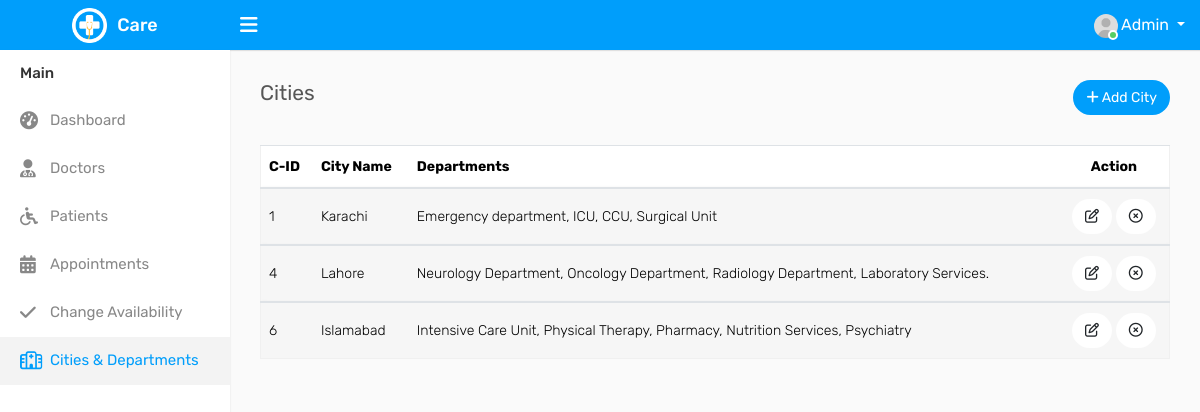
/Admin/departments.php (signed in), run on the app's committed database.
### tables this page shows
CREATE TABLE `user` (
  `id` int(11) NOT NULL,
  `name` varchar(50) NOT NULL,
  `email` varchar(50) NOT NULL,
  `password` varchar(50) NOT NULL,
  `phone` varchar(50) NOT NULL,
  `Role` int(11) NOT NULL DEFAULT 3 COMMENT '1=Admin, 2=Doctor, 3=Patient',
  `City` varchar(50) DEFAULT NULL,
  `Education` varchar(50) DEFAULT NULL,
  `Specialization` varchar(50) DEFAULT NULL,
  `Availability` varchar(30) DEFAULT NULL
);

CREATE TABLE `cities` (
  `C_ID` int(11) NOT NULL,
  `C_Name` varchar(50) NOT NULL,
  `Departments` mediumtext NOT NULL
);

### Admin/departments.php (the view, shortened to what this page needs)
<!DOCTYPE html>
<html lang="en">
<head>
    <link rel="stylesheet" type="text/css" href="assets/css/bootstrap.min.css">
    <link rel="stylesheet" type="text/css" href="assets/css/dataTables.bootstrap4.min.css">
    <link rel="stylesheet" type="text/css" href="assets/css/font-awesome.min.css">
    <link rel="stylesheet" type="text/css" href="assets/css/style.css">
</head>
<body>
    <div class="main-wrapper">
        <?php
        include_once './Components/Nav.php';
        ?>
        <div class="sidebar" id="sidebar">
            <div class="sidebar-inner slimscroll">
                <div id="sidebar-menu" class="sidebar-menu">
                    <ul>
                        <li class="menu-title">Main</li>
                        <?php
                        if ($_SESSION['Role'] == 1 || 2) {
                        ?>
                            <li>
                                <a href="./index.php"><i class="fa fa-dashboard"></i> <span>Dashboard</span></a>
                            </li>
                        <?php } ?>
                        <?php
                        if ($_SESSION['Role'] == 1) {
                        ?>
                            <li>
                                <a href="./doctors.php"><i class="fa fa-user-md"></i> <span>Doctors</span></a>
                            </li>
                        <?php } ?>
                        <?php if ($_SESSION['Role'] == 2 || $_SESSION['Role'] == 1) {
                        ?>
                            <li>
                                <a href="./patients.php"><i class="fa fa-wheelchair"></i> <span>Patients</span></a>
                            </li>
                            <li>
                                <a href="./appointments.php"><i class="fa fa-calendar"></i> <span>Appointments</span></a>
                            </li>
                            <li>
                                <a href="./Availability.php"><i class="fa fa-check"></i> <span>Change Availability</span></a>
                            </li>
                        <?php } ?>
                        <?php if ($_SESSION['Role'] == 1) {
                        ?>
                            <li class="active">
                                <a href="./departments.php"><i class="fa fa-hospital-o"></i> <span>Cities &
                                        Departments</span></a>
                            </li>
                        <?php } ?>
                    </ul>
                </div>
            </div>
        </div>
        <div class="page-wrapper">
            <div class="content">
                <div class="row">
                    <div class="col-sm-5 col-5">
                        <h4 class="page-title">Cities</h4>
                    </div>
                    <div class="col-sm-7 col-7 text-right m-b-30">
                        <a href="add-city.php" class="btn btn-primary btn-rounded"><i class="fa fa-plus"></i> Add
                            City</a>
                    </div>
                </div>
                <div class="row">
                    <div class="col-md-12">
                        <div class="table-responsive">
                            <table class="table table-striped custom-table mb-0">
                                <thead>
                                    <tr>
                                        <th>C-ID</th>
                                        <th>City Name</th>
                                        <th>Departments</th>
                                        <th class="text-center">Action</th>
                                    </tr>
                                </thead>
                                <?php
                                $citySql = "SELECT * FROM cities";
                                $cityResult = $conn->query($citySql);
                                if ($cityResult->num_rows > 0) {
                                    while ($rowCity = $cityResult->fetch_assoc()) {
                                        $c_id = $rowCity['C_ID'];
                                        $c_name = $rowCity['C_Name'];
                                        $c_dep = $rowCity['Departments'];
                                ?>
                                        <tbody>
                                            <tr>
                                                <td><?php echo $c_id; ?></td>
                                                <td><?php echo $c_name; ?></td>
                                                <td><?php echo $c_dep; ?></td>
                                                <td class="text-center">
                                                    <a href="./edit-city.php?id=<?php echo $c_id; ?>">
                                                        <span class="btn bg-white" style="cursor:pointer; border-radius: 20px;">
                                                            <i class="fa-regular fa-pen-to-square"></i>
                                                        </span>
                                                    </a>
                                                    <a href="./delete-city.php?action=delete&id=<?php echo $c_id; ?>">
                                                        <span class="btn bg-white" style="cursor:pointer; border-radius: 20px;">
                                                            <i class="fa-regular fa-circle-xmark"></i>
                                                        </span>
                                                    </a>
                                                </td>
                                            </tr>
                                        </tbody>
                                <?php
                                    }
                                }
                                ?>
                            </table>
                        </div>
                    </div>
                </div>
            </div>
</body>
</html>

### Admin/Components/Nav.php (shortened to what this page needs)
<?php
require_once './Components/config.php';
$person_id = $_SESSION['id'];
$personSql = "SELECT `name` FROM `user` WHERE `id` = '$person_id'";
$personResult = $conn->query($personSql);
if ($personResult->num_rows > 0) {
    $personRow = $personResult->fetch_assoc();
    $personName = $personRow['name'];
}
?>
<div class="header">
    <div class="header-left">
        <a href="./index.php" class="logo">
            <img src="assets/img/logo.png" width="35" height="35" alt=""> <span>Care</span>
        </a>
    </div>
    <a id="toggle_btn" href="javascript:void(0);"><i class="fa fa-bars"></i></a>
    <ul class="nav user-menu float-right">
        <li class="nav-item dropdown has-arrow">
            <a href="#" class="dropdown-toggle nav-link user-link" data-toggle="dropdown">
                <span class="user-img">
                    <img class="rounded-circle" src="./assets/img/user.jpg" width="24" alt="Admin">
                    <span class="status online"></span>
                </span>
                <?php
                echo $personName;
                ?>
            </a>
        </li>
    </ul>
</div>

### data on the page
user: name "Admin"
cities: C_ID "1", C_Name "Karachi", Departments "Emergency department, ICU, CCU, Surgical Unit"
cities: C_ID "4", C_Name "Lahore", Departments "Neurology Department, Oncology Department, Radiology Department, Laboratory Services."
cities: C_ID "6", C_Name "Islamabad", Departments "Intensive Care Unit, Physical Therapy, Pharmacy, Nutrition Services, Psychiatry"
